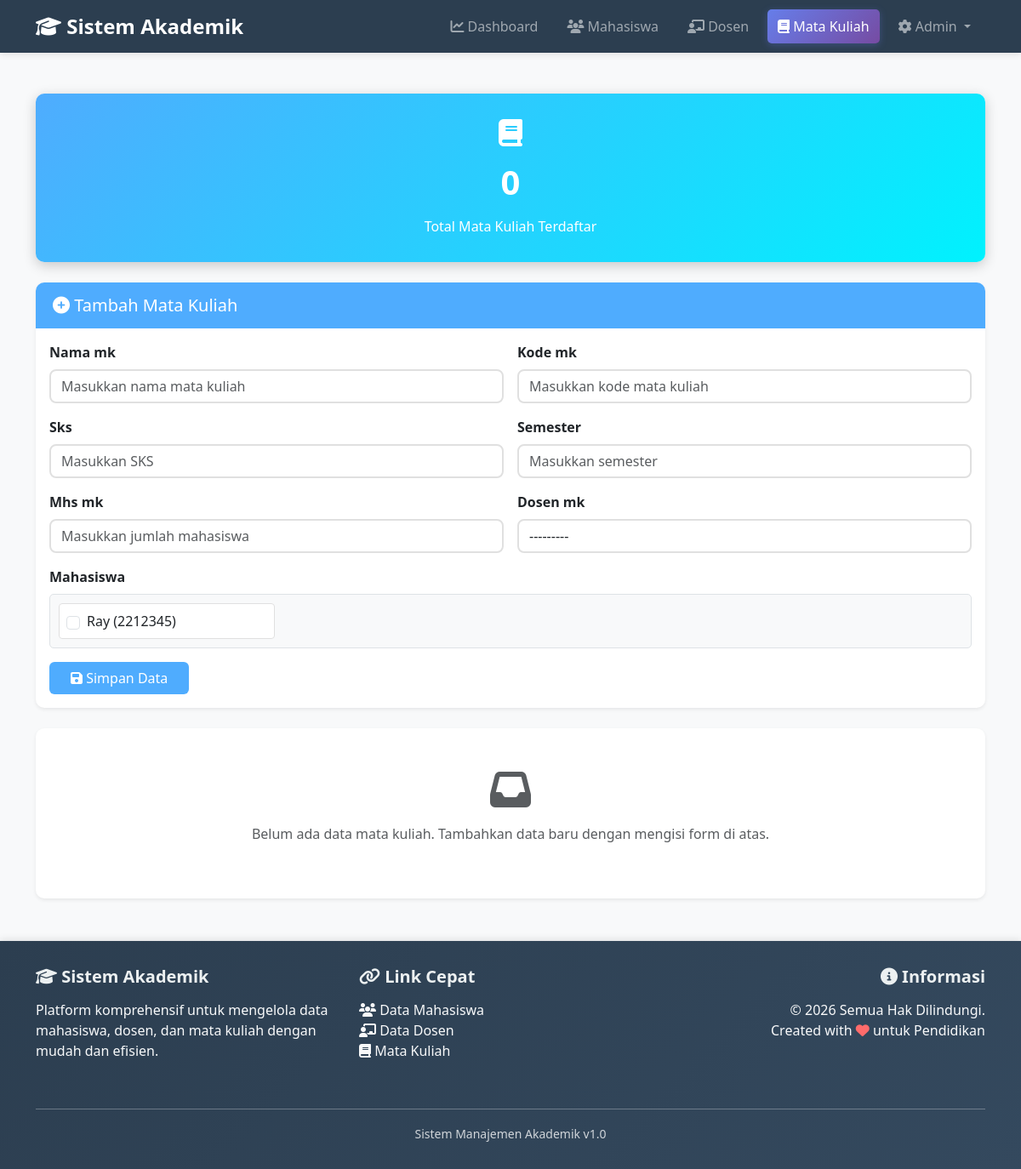
The app's page /mahasiswa/matakuliah/ (signed in), older data.
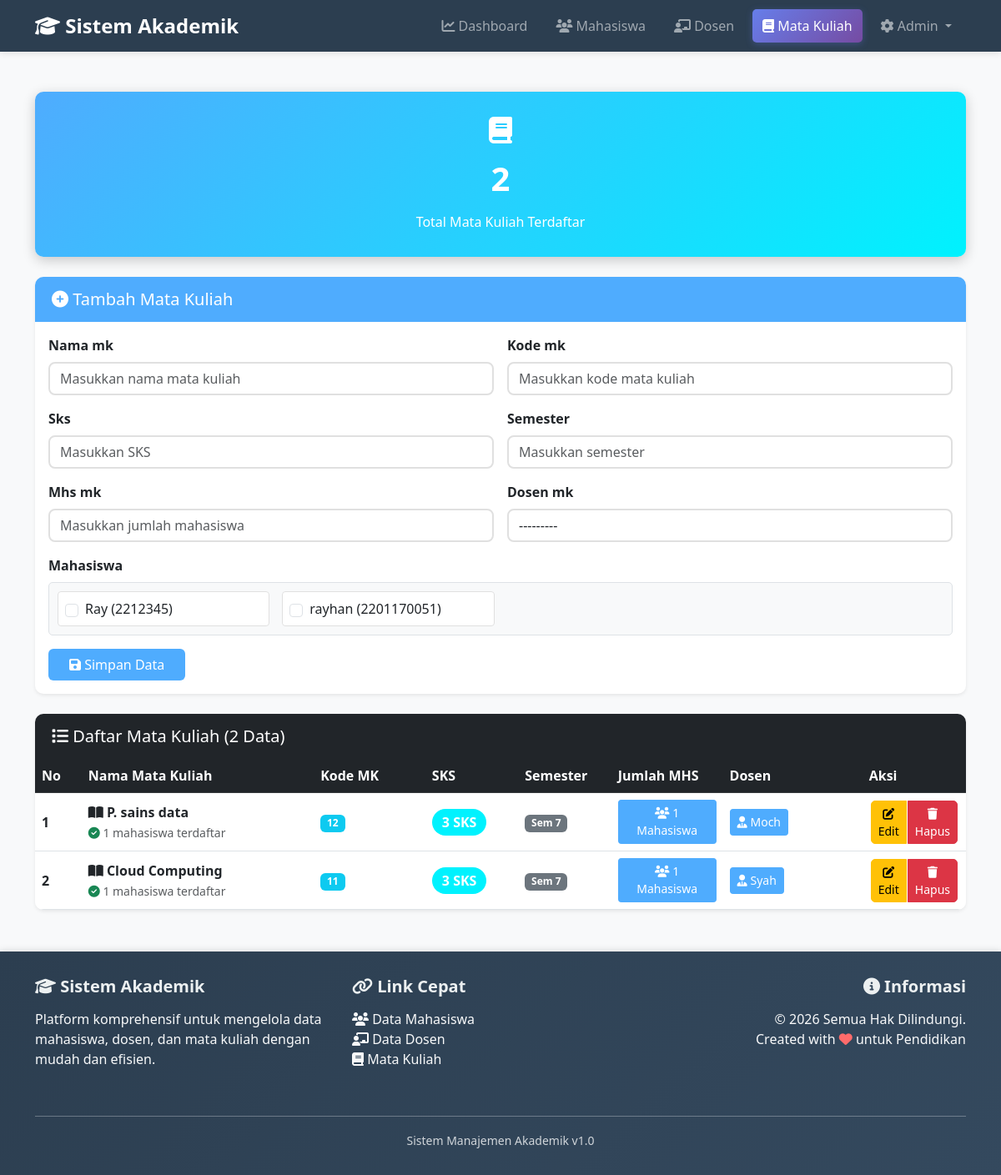
The same page, newer data.
### mahasiswa/models.py (models this page shows, shortened)
class MataKuliah(models.Model):
    nama_mk = models.CharField(max_length=100)
    kode_mk = models.CharField(max_length=10, unique=True)
    sks = models.IntegerField()
    semester = models.IntegerField()
    mhs_mk = models.IntegerField()
    dosen_mk = models.ForeignKey(Dosen, on_delete=models.CASCADE)
    mahasiswa = models.ManyToManyField(Mahasiswa, blank=True, related_name='matakuliah_list')

class Dosen(models.Model):
    nama = models.CharField(max_length=100)
    nidn = models.CharField(max_length=20, unique=True)
    email = models.EmailField()
    no_hp = models.CharField(max_length=15)
    alamat = models.TextField()
    homebase = models.CharField(max_length=50)
    def __str__(self):
        return self.nama

### mahasiswa/views.py (the view)
# urls.py: path('matakuliah/', input_matakuliah, name='input_mk'),
@login_required(login_url='/admin/login/')
def input_matakuliah(request):
    if request.method == 'POST':
        form = MataKuliahForm(request.POST)
        if form.is_valid():
            kode_mk = form.cleaned_data.get('kode_mk')
            mahasiswa_list = form.cleaned_data.get('mahasiswa')
            try:
                mk_existing = MataKuliah.objects.get(kode_mk=kode_mk)
                for mahasiswa in mahasiswa_list:
                    mk_existing.mahasiswa.add(mahasiswa)
                mk_existing.nama_mk = form.cleaned_data.get('nama_mk')
                mk_existing.sks = form.cleaned_data.get('sks')
                mk_existing.semester = form.cleaned_data.get('semester')
                mk_existing.dosen_mk = form.cleaned_data.get('dosen_mk')
                mk_existing.save()
            except MataKuliah.DoesNotExist:
                form.save()
            return redirect('input_mk')
    else:
        form = MataKuliahForm()
    mk_list = MataKuliah.objects.all()
    total_mk = mk_list.count()
    context = {
        'form': form,
        'mk_list': mk_list,
        'total_mk': total_mk,
    }
    return render(request, 'mahasiswa/mk_form.html', context)

### mahasiswa/forms.py (shortened to what this page needs)
class MataKuliahForm(forms.ModelForm):
    class Meta:
        model = MataKuliah
        fields = '__all__'
        widgets = {
            'nama_mk': forms.TextInput(attrs={'class': 'form-control', 'placeholder': 'Masukkan nama mata kuliah'}),
            'kode_mk': forms.TextInput(attrs={'class': 'form-control', 'placeholder': 'Masukkan kode mata kuliah'}),
            'sks': forms.NumberInput(attrs={'class': 'form-control', 'placeholder': 'Masukkan SKS', 'type': 'number'}),
            'semester': forms.NumberInput(attrs={'class': 'form-control', 'placeholder': 'Masukkan semester', 'type': 'number'}),
            'mhs_mk': forms.NumberInput(attrs={'class': 'form-control', 'placeholder': 'Masukkan jumlah mahasiswa', 'type': 'number'}),
            'dosen_mk': forms.Select(attrs={'class': 'form-control'}),
            'mahasiswa': forms.CheckboxSelectMultiple(attrs={'class': 'form-check-input'}),
        }

### mahasiswa/models.py (called while the page is built)
    def __str__(self):
        return f"{self.nama} ({self.npm})"

### mahasiswa/templates/mahasiswa/mk_form.html (shortened to what this page needs)
{% extends "mahasiswa/base.html" %}
{% block content %}
<div class="row mb-4">
    <div class="col-md-12">
        <div class="stat-card">
            <i class="fas fa-book" style="font-size: 2rem;"></i>
            <div class="stat-number">{{ total_mk }}</div>
            <div class="stat-label">Total Mata Kuliah Terdaftar</div>
        </div>
    </div>
</div>
<div class="card shadow-sm mb-4">
    <div class="card-header" style="background-color: #4facfe; color: white;">
        <h5 class="mb-0">
            <i class="fas fa-plus-circle"></i>
            {% if edit %}Edit Mata Kuliah{% else %}Tambah Mata Kuliah{% endif %}
        </h5>
    </div>
    <div class="card-body">
        <form method="POST" class="row g-3">
            {% for field in form %}
                {% if field.name == 'mahasiswa' %}
                    <div class="col-12">
                        <label class="form-label"><strong>{{ field.label }}</strong></label>
                        <div class="mahasiswa-checkbox-group">
                            {% for checkbox in field %}
                                {{ checkbox }}
                            {% endfor %}
                        </div>
                    </div>
                {% else %}
                    <div class="col-md-6">
                        <label class="form-label"><strong>{{ field.label }}</strong></label>
                        {{ field }}
                    </div>
                {% endif %}
            {% endfor %}
            <div class="col-12">
                <button class="btn px-4" style="background-color: #4facfe; color: white;" type="submit">
                    <i class="fas fa-save"></i> Simpan Data
                </button>
            </div>
        </form>
    </div>
</div>
{% if mk_list %}
<div class="card shadow-sm">
    <div class="card-header bg-dark text-white">
        <h5 class="mb-0"><i class="fas fa-list"></i> Daftar Mata Kuliah ({{ total_mk }} Data)</h5>
    </div>
    <div class="card-body p-0">
        <div class="table-responsive">
            <table class="table table-hover mb-0">
                <thead class="table-dark">
                    <tr>
                        <th width="5%">No</th>
                        <th width="25%">Nama Mata Kuliah</th>
                        <th width="12%">Kode MK</th>
                        <th width="10%">SKS</th>
                        <th width="10%">Semester</th>
                        <th width="12%">Jumlah MHS</th>
                        <th width="15%">Dosen</th>
                        <th width="11%">Aksi</th>
                    </tr>
                </thead>
                <tbody>
                    {% for mk in mk_list %}
                    <tr class="table-row-hover align-middle">
                        <td><strong>{{ forloop.counter }}</strong></td>
                        <td>
                            <i class="fas fa-book-open"></i>
                            <strong>{{ mk.nama_mk }}</strong>
                            {% if mk.mahasiswa.exists %}
                            <br>
                            <small class="text-muted">
                                <i class="fas fa-check-circle text-success"></i>
                                {{ mk.mahasiswa.count }} mahasiswa terdaftar
                            </small>
                            {% endif %}
                        </td>
                        <td>
                            <span class="badge bg-info">{{ mk.kode_mk }}</span>
                        </td>
                        <td>
                            <span class="sks-badge">{{ mk.sks }} SKS</span>
                        </td>
                        <td>
                            <span class="badge bg-secondary">Sem {{ mk.semester }}</span>
                        </td>
                        <td>
                            <button class="btn btn-sm btn-info clickable-mahasiswa" data-bs-toggle="modal" data-bs-target="#mahasiswaModal{{ mk.id }}" title="Lihat daftar mahasiswa">
                                <i class="fas fa-users"></i> {{ mk.mahasiswa.count }} Mahasiswa
                            </button>
                        </td>
                        <td>
                            <button class="btn btn-sm btn-outline-danger clickable-dosen" data-bs-toggle="modal" data-bs-target="#dosenModal{{ mk.dosen_mk.id }}" title="Lihat profil dosen">
                                <i class="fas fa-user-tie"></i> {{ mk.dosen_mk.nama }}
                            </button>
                        </td>
                        <td>
                            <div class="btn-group btn-group-sm" role="group">
                                <a href="{% url 'edit_matakuliah' mk.id %}" class="btn btn-warning" title="Edit">
                                    <i class="fas fa-edit"></i> Edit
                                </a>
                                <a href="{% url 'delete_matakuliah' mk.id %}" class="btn btn-danger" title="Hapus"
                                   onclick="return confirm('Yakin ingin menghapus?');">
                                    <i class="fas fa-trash"></i> Hapus
                                </a>
                            </div>
                        </td>
                    </tr>
                    {% endfor %}
                </tbody>
            </table>
        </div>
    </div>
</div>
{% else %}
<div class="card shadow-sm">
    <div class="card-body text-center text-muted py-5">
        <i class="fas fa-inbox" style="font-size: 3rem;"></i>
        <p class="mt-3">Belum ada data mata kuliah. Tambahkan data baru dengan mengisi form di atas.</p>
    </div>
</div>
{% endif %}
{% endblock %}

### mahasiswa/templates/mahasiswa/base.html (shortened to what this page needs)
<!DOCTYPE html>
<html lang="id">
<head>
    <link href="https://cdn.jsdelivr.net/npm/bootstrap@5.3.0/dist/css/bootstrap.min.css" rel="stylesheet">
    <link href="https://cdnjs.cloudflare.com/ajax/libs/font-awesome/6.4.0/css/all.min.css" rel="stylesheet">
</head>
<body>
<nav class="navbar navbar-expand-lg navbar-dark">
    <div class="container">
        <a class="navbar-brand" href="/">
            <i class="fas fa-graduation-cap"></i> Sistem Akademik
        </a>
        <div class="collapse navbar-collapse" id="navbarNav">
            <ul class="navbar-nav ms-auto">
                <li class="nav-item">
                    <a class="nav-link {% if request.path == '/' %}active{% endif %}" href="/">
                        <i class="fas fa-chart-line"></i> Dashboard
                    </a>
                </li>
                <li class="nav-item">
                    <a class="nav-link {% if 'mahasiswa/input' in request.path %}active{% endif %}" href="/mahasiswa/input/">
                        <i class="fas fa-users"></i> Mahasiswa
                    </a>
                </li>
                <li class="nav-item">
                    <a class="nav-link {% if 'dosen' in request.path %}active{% endif %}" href="/mahasiswa/dosen/">
                        <i class="fas fa-chalkboard-user"></i> Dosen
                    </a>
                </li>
                <li class="nav-item">
                    <a class="nav-link {% if 'matakuliah' in request.path or 'mk' in request.path %}active{% endif %}" href="/mahasiswa/matakuliah/">
                        <i class="fas fa-book"></i> Mata Kuliah
                    </a>
                </li>
                <li class="nav-item dropdown">
                    <a class="nav-link dropdown-toggle" href="#" id="adminDropdown" role="button" data-bs-toggle="dropdown" aria-expanded="false">
                        <i class="fas fa-cog"></i> Admin
                    </a>
                </li>
            </ul>
        </div>
    </div>
</nav>
<div class="content-wrapper">
    <div class="container mt-5">
        {% block content %}{% endblock %}
    </div>
</div>
<footer>
    <div class="container">
        <div class="row">
            <div class="col-md-4 mb-4">
                <h5><i class="fas fa-graduation-cap"></i> Sistem Akademik</h5>
                <p class="text-light">Platform komprehensif untuk mengelola data mahasiswa, dosen, dan mata kuliah dengan mudah dan efisien.</p>
            </div>
            <div class="col-md-4 mb-4">
                <h5><i class="fas fa-link"></i> Link Cepat</h5>
                <ul class="list-unstyled">
                    <li><a href="/mahasiswa/input/" class="text-light text-decoration-none"><i class="fas fa-users"></i> Data Mahasiswa</a></li>
                    <li><a href="/mahasiswa/dosen/" class="text-light text-decoration-none"><i class="fas fa-chalkboard-user"></i> Data Dosen</a></li>
                    <li><a href="/mahasiswa/matakuliah/" class="text-light text-decoration-none"><i class="fas fa-book"></i> Mata Kuliah</a></li>
                </ul>
            </div>
            <div class="col-md-4 mb-4 text-md-end">
                <h5><i class="fas fa-info-circle"></i> Informasi</h5>
                <p class="text-light">&copy; 2026 Semua Hak Dilindungi.<br>Created with <i class="fas fa-heart" style="color: #ff6b6b;"></i> untuk Pendidikan</p>
            </div>
        </div>
        <hr class="border-light" style="opacity: 0.3;">
        <div class="text-center text-light" style="opacity: 0.8;">
            <small>Sistem Manajemen Akademik v1.0</small>
        </div>
    </div>
</footer>
</body>
</html>

### mahasiswa/templates/mahasiswa/base.html (style rules this page uses)
body { background-color: #f8f9fa; font-family: 'Segoe UI', Tahoma, Geneva, Verdana, sans-serif; }
.navbar { box-shadow: 0 2px 8px rgba(0,0,0,0.1); background-color: #2c3e50 !important; }
.navbar-brand { font-weight: bold; font-size: 1.5rem; transition: all 0.3s; }
.nav-link { margin: 0 5px; transition: all 0.3s ease; padding: 8px 12px !important; border-radius: 5px; font-weight: 500; }
.nav-link.active { color: white !important; background: linear-gradient(135deg, #667eea 0%, #764ba2 100%) !important; border-radius: 5px; padding: 8px 12px !important; box-shadow: 0 2px 8px rgba(102, 126, 234, 0.3); }
.card { border: none; border-radius: 10px; transition: all 0.3s ease; overflow: hidden; }
.card-header { border: none; padding: 15px 20px; font-weight: 600; }
.table thead { background-color: #2c3e50; color: white; font-weight: 600; }
.table tbody tr { transition: all 0.3s; }
.btn-group-sm .btn { margin: 0 2px; border-radius: 5px; transition: all 0.3s; }
footer { background: linear-gradient(135deg, #2c3e50 0%, #34495e 100%); color: white; padding: 30px 0; margin-top: 50px; box-shadow: 0 -2px 8px rgba(0,0,0,0.1); }
footer h5 { color: #ecf0f1; font-weight: 600; margin-bottom: 15px; }
.content-wrapper { min-height: calc(100vh - 300px); }
.form-control, .form-select { border-radius: 8px; border: 2px solid #e0e0e0; transition: all 0.3s; }

### mahasiswa/templates/mahasiswa/mk_form.html (style rules this page uses)
.stat-card { background: linear-gradient(135deg, #4facfe 0%, #00f2fe 100%); color: white; padding: 30px; border-radius: 10px; text-align: center; box-shadow: 0 4px 15px rgba(0,0,0,0.2); transition: all 0.3s ease; }
.stat-card .stat-number { font-size: 2.5rem; font-weight: bold; margin: 10px 0; }
.sks-badge { background-color: #00f2fe; color: white; padding: 5px 12px; border-radius: 20px; font-weight: bold; }
.table-row-hover { transition: background-color 0.3s; }
.clickable-dosen, .clickable-mahasiswa { cursor: pointer; color: white; text-decoration: none; font-weight: 500; transition: all 0.3s; border-bottom: 2px solid transparent; background-color: #4facfe !important; border-color: #4facfe !important; }
.mahasiswa-checkbox-group { display: grid; grid-template-columns: repeat(auto-fill, minmax(250px, 1fr)); gap: 15px; max-height: 300px; overflow-y: auto; padding: 10px; border: 1px solid #dee2e6; border-radius: 5px; background-color: #f8f9fa; }
.mahasiswa-checkbox-group label { display: flex; align-items: center; margin: 0; padding: 8px; background-color: white; border-radius: 4px; border: 1px solid #e0e0e0; cursor: pointer; transition: all 0.3s; }
.mahasiswa-checkbox-group input[type="checkbox"] { margin-right: 8px; cursor: pointer; }

Row changes from the older to the newer data that the page shows:
added MataKuliah: nama_mk "P. sains data", mahasiswa.count "1", kode_mk "12", sks "3", semester "7", dosen_mk.nama "Moch"
added MataKuliah: nama_mk "Cloud Computing", mahasiswa.count "1", kode_mk "11", sks "3", semester "7", dosen_mk.nama "Syah"
Text that changed along with them:
{{ total_mk }}: "0" → "2"
{{ total_mk }}: (not shown) → "2"
new list line: "☐ rayhan (2201170051)"
text no longer shown: "Belum ada data mata kuliah. Tambahkan data baru dengan mengisi form di atas."
text now shown: "Daftar Mata Kuliah ( Data) No Nama Mata Kuliah Kode MK SKS Semester Jumlah MHS Dosen Aksi"
